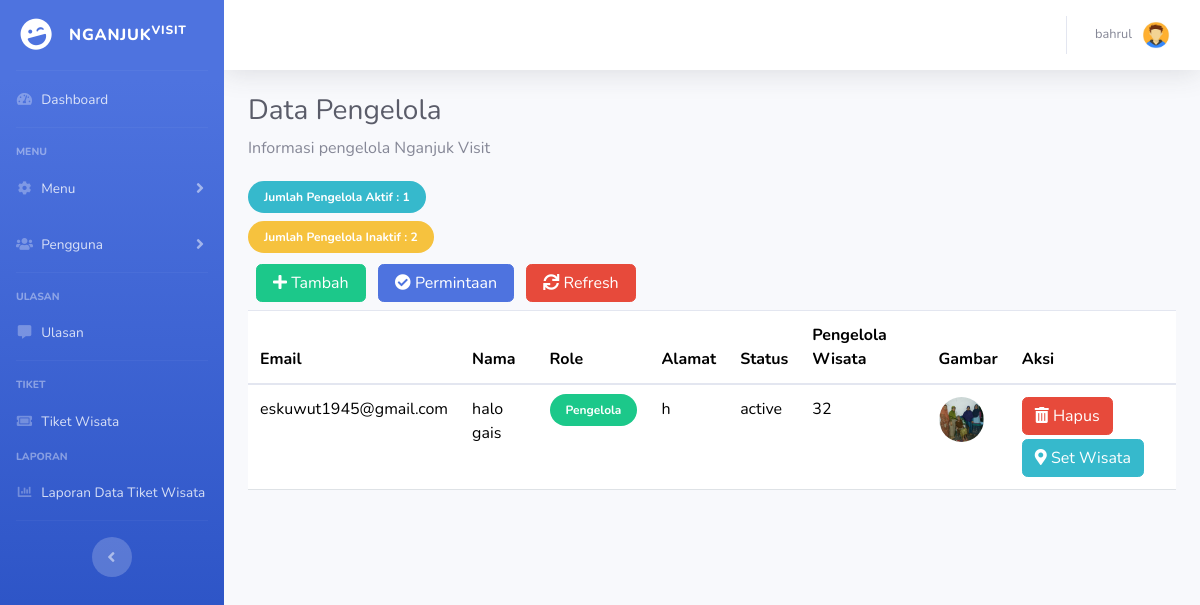
Screenshot of /admin/admin_pengelola.php (signed in) with the database file from the repository.
### tables this page shows
CREATE TABLE `user` (
  `id_user` int(12) NOT NULL,
  `email` varchar(255) NOT NULL,
  `nama` varchar(255) NOT NULL,
  `role` enum('admin','pengelola','user') NOT NULL,
  `password` varchar(255) NOT NULL,
  `alamat` varchar(255) NOT NULL,
  `gambar` varchar(255) DEFAULT NULL,
  `kode_otp` varchar(50) DEFAULT NULL,
  `expired_otp` datetime DEFAULT NULL,
  `status` enum('active','inactive') NOT NULL DEFAULT 'active',
  `ket_wisata` varchar(200) DEFAULT NULL,
  `no_hp` varchar(50) DEFAULT NULL
);

### admin/menu_pengelola.php (the view, shortened to what this page needs)
<?php
include("../koneksi.php");
$conn = $koneksi;
$pengelolaActiveQuery = "SELECT id_user, email, nama, role, alamat, gambar, status, ket_wisata FROM user WHERE role = 'pengelola' AND status = 'active'";
$resultActive = mysqli_query($conn, $pengelolaActiveQuery);
$jumlahPengelolaActive = mysqli_num_rows($resultActive);
$pengelolaInactiveQuery = "SELECT id_user, email, nama, status FROM user WHERE role = 'pengelola' AND status = 'inactive'";
$resultInactive = mysqli_query($conn, $pengelolaInactiveQuery);
$jumlahPengelolaInactive = mysqli_num_rows($resultInactive);
?>
<div class="container-fluid">
    <h1 class="h3 mb-2 text-gray-800">Data Pengelola</h1>
    <p class="mb-4">Informasi pengelola Nganjuk Visit</p>
    <div class="mb-3">
        <div class="mb-3">
            <span class="badge me-1 badge-info py-2 px-3 rounded-pill d-inline">Jumlah Pengelola Aktif : <?= $jumlahPengelolaActive ?></span>
        </div>
        <span class="badge me-1 badge-warning py-2 px-3 rounded-pill d-inline">Jumlah Pengelola Inaktif : <?= $jumlahPengelolaInactive ?></span>
    </div>
    <div class="mb-2">
        <button class='btn btn-success px-3 ms-2' data-bs-toggle="modal" data-bs-target="#modalTambahPengelola"><i class="fas fa-plus"></i> Tambah</button>
        <button class='btn btn-primary px-3 mt-1 mt-lg-0 ms-lg-2 ms-2' data-bs-toggle="modal" data-bs-target="#modaltabelpengelola"><i class="fas fa-check-circle"></i> Permintaan</button>
        <button class='btn btn-danger px-3 mt-1 mt-lg-0 ms-lg-2 ms-2' onclick="window.location.href='admin_pengelola.php'"><i class="fas fa-sync"></i> Refresh</button>
    </div>
    <div class="table-responsive">
        <table class="table align-middle mb-lg-5 mb-2 bg-white">
            <thead class="bg-light">
                <tr>
                    <th>Email</th>
                    <th>Nama</th>
                    <th>Role</th>
                    <th>Alamat</th>
                    <th>Status</th>
                    <th>Pengelola Wisata</th>
                    <th>Gambar</th>
                    <th>Aksi</th>
                </tr>
            </thead>
            <tbody>
                <?php
                if ($jumlahPengelolaActive > 0) {
                    while ($row = mysqli_fetch_assoc($resultActive)) {
                        echo '<tr>';
                        echo '<td>' . htmlspecialchars($row['email']) . '</td>';
                        echo '<td>' . htmlspecialchars($row['nama']) . '</td>';
                        echo '<td><span class="badge badge-success rounded-pill py-2 px-3 d-inline">Pengelola</span></td>';
                        echo '<td>' . htmlspecialchars($row['alamat']) . '</td>';
                        echo '<td>' . htmlspecialchars($row['status']) . '</td>';
                        echo '<td>' . htmlspecialchars($row['ket_wisata']) . '</td>';
                        echo '<td><img src="../public/gambar/' . htmlspecialchars($row['gambar']) . '" alt="Gambar" style="width: 45px; height: 45px;" class="rounded-circle"></td>';
                        echo '<td>';
                        echo '<button class="btn btn-danger" data-id="' . htmlspecialchars($row['id_user']) . '" data-toggle="modal" data-target="#hapusModal"><i class="fas fa-trash-alt"></i> Hapus</button>';
                        echo '<button class="btn btn-info mt-lg-1" data-id="' . htmlspecialchars($row['id_user']) . '" data-bs-toggle="modal" data-bs-target="#modalSetWisata" onclick="setPengelolaId(' . htmlspecialchars($row['id_user']) . ')"><i class="fas fa-map-marker-alt"></i> Set Wisata</button>';
                        echo '</td>';
                        echo '</tr>';
                    }
                } else {
                    echo '<tr><td colspan="6" class="text-center">Tidak ada data pengelola aktif.</td></tr>';
                }
                ?>
            </tbody>
        </table>
    </div>
</div>

### rows the page displays
user: email "eskuwut1945@gmail.com", nama "halo gais", alamat "h", status "active", ket_wisata "32", gambar (picture)

### other values shown
$_SESSION['nama'] "bahrul"
$jumlahPengelolaActive "1"
$jumlahPengelolaInactive "2"
